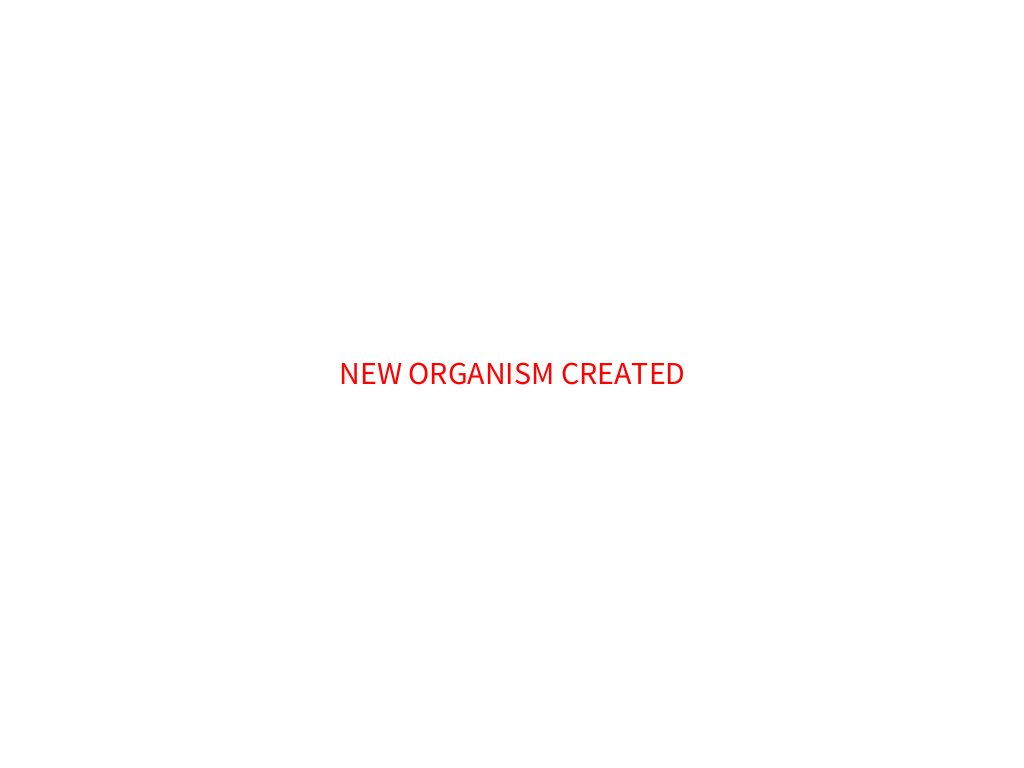
Frame 1 (no input)
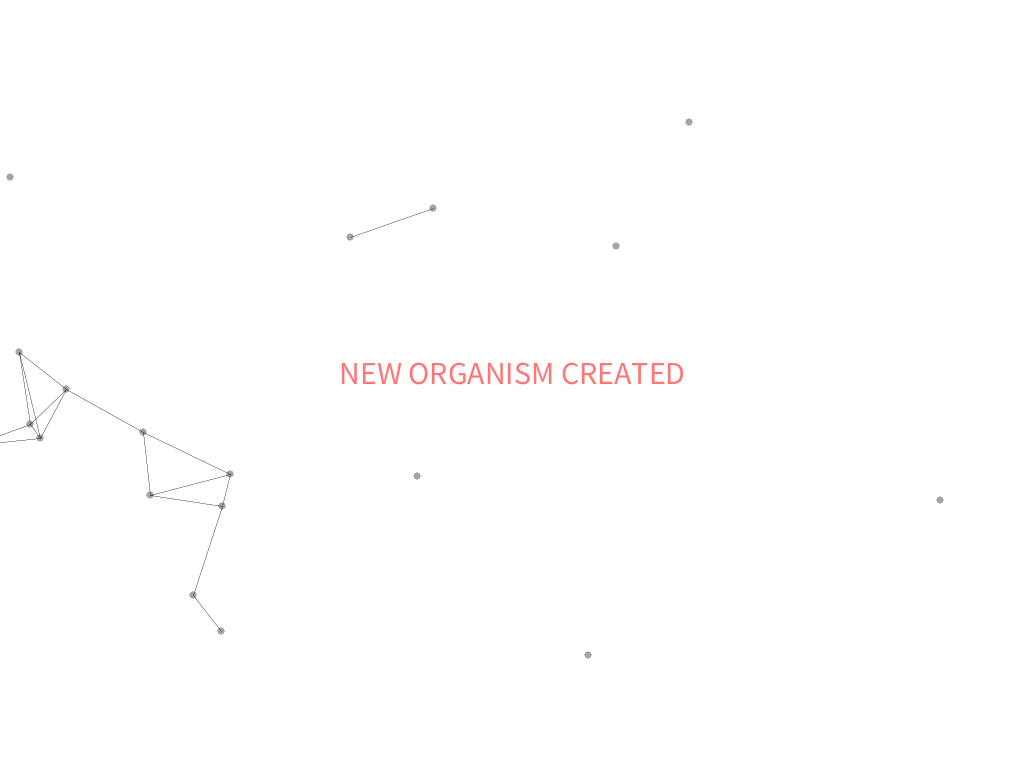
Frame 60 (the mouse pressed at the canvas centre just before this capture)
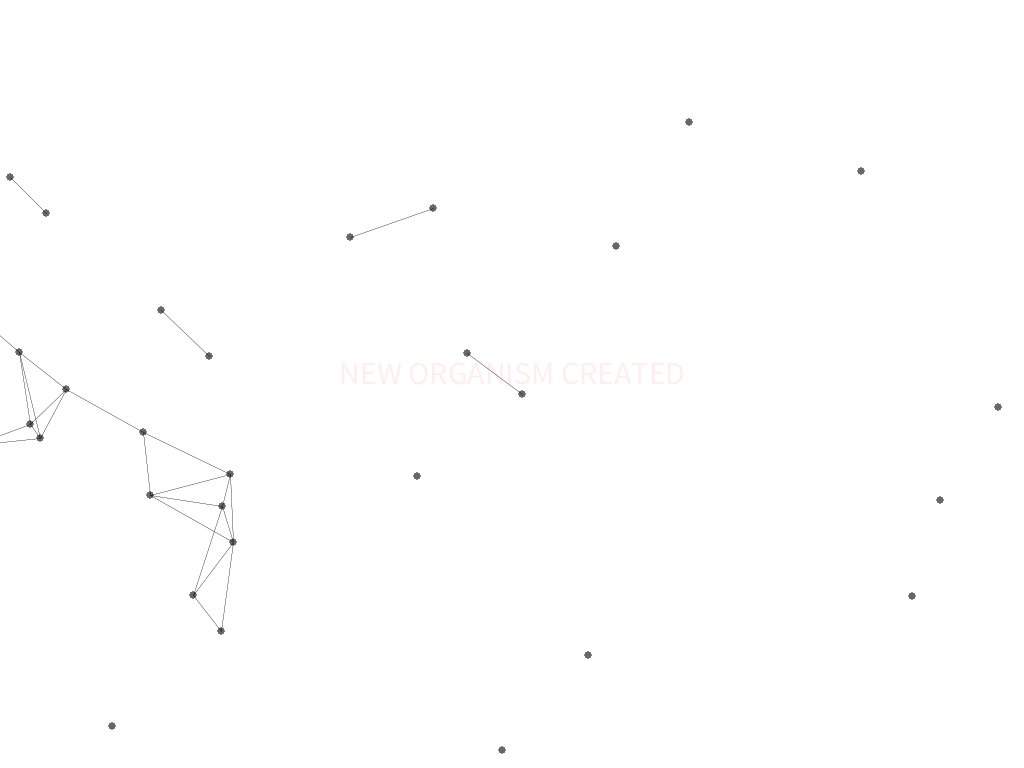
Frame 120 (the mouse held since frame 60 and released just before this capture)

The Processing sketch that drew these frames (run headless with seeded random() and noise(); from frame 60 on, the mouse is pressed at the canvas centre):

// Processing sketch: processing_185858
// ── processing_185858.pde

float radio = 360;
float grados;
float rot = radians(360);
ArrayList <Integer> ptosx, ptosy;
ArrayList <Integer> mntosx, mntosy;
ArrayList <Integer> htosx, htosy;
float diam = 0;
float t = -1;
float n = 255;
float circ = random(1,10);


int h, m, s;
int dia, mes, anno;
int old_s, old_ds, old_m, old_h;

void setup() {
  size(1024, 768);
  smooth();
  frameRate(70 );

  ptosx = new ArrayList();
  ptosy = new ArrayList();

  mntosx = new ArrayList();
  mntosy = new ArrayList();

  htosx = new ArrayList();
  htosy = new ArrayList();


  s = second();  // valores entre 0 - 59
  m = minute();  // valores entre 0 - 59
  h = hour();    // valores entre 0 – 23
  
  
  old_h = h;
  old_m = m;
  old_s = s;

  // carga de datos
  // add ptos (coordenadas) en los arraylist 


  for (int i=0; i<h; i++) {
    htosx.add(floor(random(100, 924)));
    htosy.add(floor(random(100, 668)));

    println(i);
  }


  for (int i=0; i<m; i++) {
    mntosx.add(floor(random(100, 924)));
    mntosy.add(floor(random(100, 668)));

    println(i);
  }
}

void draw() {

 background(255);

   fill(255,0,0,n);
   n=n-2;
    textSize(32);
       textAlign(CENTER,BASELINE);
  text("NEW ORGANISM CREATED", width/2 ,height/2);
  


  // accede a Hora, Minutos, Segundos
  s = second();  // valores entre 0 - 59
  m = minute();  // valores entre 0 - 59
  h = hour();    // valores entre 0 – 23
  // la fecha
  dia = day();   // 1 > 31
  mes = month(); // 1 > 12
  anno = year();

  int us = second() % 10;
  int ds = floor(second()/10); 


  rot += radians(15);

  //float radianes = radians(grados);


  // dibujar segundos  
  stroke(0);
  frameRate(10);
  fill(0);
  frameRate(70 );
  strokeWeight(10);

  beginShape(POINTS);

  for (int i=0; i<ptosx.size (); i++) {
    float px = ptosx.get(i);
    float py = ptosy.get(i);
  

    // buscar cercanos
    strokeWeight(0.2);
    for (int j=0; j<ptosx.size (); j++) {
      if (j!=i) {
        float pxj = ptosx.get(j);
        float pyj = ptosy.get(j);
        float d = pow((pxj-px), 2)+pow((pyj-py), 2);
fill(0,2);

 

noStroke();
  ellipse(px,py,circ,circ);
  //circ = circ + 0.000001;
  stroke(0);
  strokeWeight(0.2 );



        if (d<10000)
        //strokeWeight(random(5,10));
          line(px, py, pxj, pyj);
      }
    }

    vertex(px, py);
  }
  endShape(CLOSE);


  //HORAS

  for (int i=0; i<htosx.size (); i++) {
    float px = htosx.get(i);
    float py = htosy.get(i);
    fill(100, 100, 200, 100);
    // ellipse(px,py,5,5);

    // buscar cercanos
    strokeWeight(1);
    stroke (255, 0);
    for (int j=0; j<htosx.size (); j++) {
      if (j!=i) {
        float pxj = htosx.get(j);
        float pyj = htosy.get(j);
        float d = pow((pxj-px), 2)+pow((pyj-py), 2);

        if (d<10000)
          line(px, py, pxj, pyj);
      }
    }
  }




  // dibujar minutos  

  for (int i=0; i<mntosx.size (); i++) {
    float px = mntosx.get(i);
    float py = mntosy.get(i);
    fill (0);
    // ellipse(px,py,5,5);

    // buscar cercanos
    strokeWeight(1);
    stroke (255, 0);
    for (int j=0; j<mntosx.size (); j++) {
      if (j!=i) {
        float pxj = mntosx.get(j);
        float pyj = mntosy.get(j);
        float d = pow((pxj-px), 2)+pow((pyj-py), 2);

        if (d<10000)
          line(px, py, pxj, pyj);
      }
    }
  }





  // Add aleatorio

  // control minutoss  



  // control segundos
  //  if(old_s != s) {
  //    if(key=='r') {
  //      ptosx.clear();
  //      ptosy.clear();
  //    }
  //  }
  //  else {
  //  




  if (old_m != m) {
    int pxi = ptosx.get(0);  
    int pyi = ptosy.get(0); 
    mntosx.add(pxi);
    mntosy.add(pyi);
    //  ptosx.clear();
    //ptosy.clear();
  } else {

    if (ptosx.size()>0) {
      int id = floor (random(ptosx.size()));

      int pxi = ptosx.get(0);  // get(id);
      int pyi = ptosy.get(0);  

      float radio = random (50-random (HALF_PI), 1300-5*random (TWO_PI));
      float angulo = random (TWO_PI);

      ptosx.add(pxi + floor (radio * cos(angulo)));
      ptosy.add(pyi + floor (radio * sin(angulo)));
    } else {
      // NUEVO PUNTO CENTRAL


      ptosx.add(floor(random(100, 924)));
      ptosy.add(floor(random(100, 668)));
    }
  }
  old_s = s;
  old_m = m; 




  fill(255, diam);
  rect(0, 0, 1024, 768);
  if (diam > 254) {
    fill(0);
    textSize(32);
       textAlign(CENTER,BASELINE);
  text("GAME OVER", width/2 ,height/2);
  }
  
  
    fill(255,255);
 rect(0, 0, 1024, t);



}


void mousePressed() {

  strokeWeight(1);
  stroke(0);
  
  beginShape(POINTS);
  for (int i=0; i<ptosx.size (); i++) {
    float px = ptosx.get(i);
    float py = ptosy.get(i);
    vertex(px, py);

    for (int j=0; j<ptosx.size (); j++) {
      if (j!=i) {
        float pxj = ptosx.get(j);
        float pyj = ptosy.get(j);
        float d = pow((pxj-px), 2)+pow((pyj-py), 2);

        if (d<900)
          line(px, py, pxj, pyj);
      }
    }
  }
  endShape(CLOSE);
  ptosx.add(floor(random(mouseX + 10, mouseX-10)));
  ptosy.add(floor(random(mouseY+10, mouseY-10)));

}

void mouseMoved() {
  diam=diam+abs(mouseX-pmouseX)*random(0.01,0.001);
}
